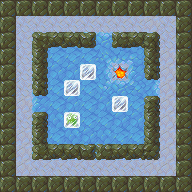

Rendered tile map (Tiled .tmx) drawn with the repository's tilesets; below, a short description and the map source with its tile grids summarised:
An orthogonal 12x12 tile map with 16x16 px tiles, 4 tile layers (Bottom, Floor, FloorTop, Blocks), 5 tilesets.

<map version="1.0" orientation="orthogonal" width="12" height="12" tilewidth="16" tileheight="16">
 <tileset firstgid="1" name="ground" tilewidth="16" tileheight="16">
  <image source="assets/tileset-ground.png" width="48" height="16" />
 </tileset>
 <tileset firstgid="4" name="misc" tilewidth="16" tileheight="16">
  <image source="assets/tileset-misc.png" width="64" height="16" />
  <tile id="3">
   <properties>
    <property name="goal" value="true" />
   </properties>
  </tile>
 </tileset>
 <tileset firstgid="8" name="pushblocks" tilewidth="16" tileheight="16">
  <image source="assets/tileset-pushblocks.png" width="48" height="16" />
  <tile id="1">
   <properties>
    <property name="goal" value="true" />
    <property name="sprite" value="assets/frozen.sprite" />
   </properties>
  </tile>
 </tileset>
 <tileset firstgid="11" name="rocks" tilewidth="16" tileheight="16">
  <properties>
   <property name="collision" value="true" />
  </properties>
  <image source="assets/tileset-rocks.png" width="256" height="48" />
 </tileset>
 <tileset firstgid="59" name="slippery" tilewidth="16" tileheight="16">
  <properties>
   <property name="slippery_block" value="true" />
   <property name="slippery_player" value="true" />
  </properties>
  <image source="assets/tileset-slippery.png" width="256" height="48" />
 </tileset>
 <layer name="Bottom" width="12" height="12">
  <data>[144 cells, 144 non-empty, 2 distinct tile ids]</data>
 </layer>
 <layer name="Floor" width="12" height="12">
  <properties>
   <property name="player_offset_y" value="-1" />
   <property name="player_sprite" value="assets/dino.sprite" />
   <property name="start_x" value="1" />
   <property name="start_y" value="1" />
  </properties>
  <data>[144 cells, 64 non-empty, 16 distinct tile ids]</data>
 </layer>
 <layer name="FloorTop" width="12" height="12">
  <data>[144 cells, 69 non-empty, 11 distinct tile ids]</data>
 </layer>
 <layer name="Blocks" width="12" height="12">
  <data>[144 cells, 4 non-empty, 2 distinct tile ids]</data>
 </layer>
</map>
